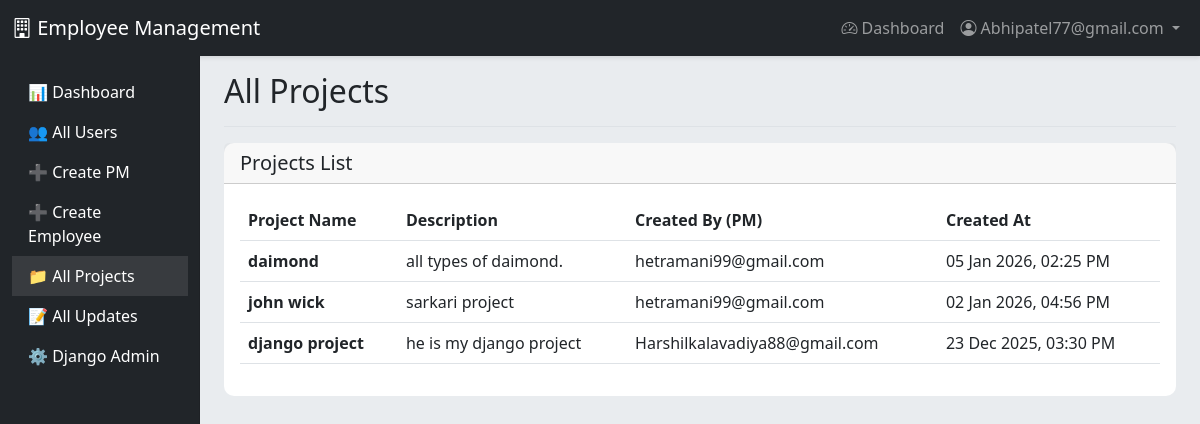
Page /projects/ (signed in) on the committed database.
### accounts/models.py (models this page shows, shortened)
class User(AbstractUser):
    ROLE_CHOICES = (
        ('EMPLOYEE', 'Employee'),
        ('PM', 'Project Manager'),
        ('ADMIN', 'Admin'),
    )
    username = None
    email = models.EmailField(unique=True)
    role = models.CharField(max_length=10, choices=ROLE_CHOICES, default='EMPLOYEE')
    profile_image = models.ImageField(upload_to='profiles/', null=True, blank=True)
    is_verified = models.BooleanField(default=False)
    verification_token = models.CharField(max_length=100, blank=True)
    created_by = models.ForeignKey('self', on_delete=models.SET_NULL, null=True, blank=True, related_name='created_users')
    USERNAME_FIELD = 'email'
    REQUIRED_FIELDS = []
    objects = UserManager()
    class Meta:
        db_table = 'users'
        verbose_name = 'User'
        verbose_name_plural = 'Users'

class Project(models.Model):
    name = models.CharField(max_length=200)
    description = models.TextField(blank=True)
    created_by = models.ForeignKey(User, on_delete=models.CASCADE, limit_choices_to={'role': 'PM'}, related_name='projects')
    created_at = models.DateTimeField(auto_now_add=True)
    updated_at = models.DateTimeField(auto_now=True)
    class Meta:
        db_table = 'projects'
        ordering = ['-created_at']
        verbose_name = 'Project'
        verbose_name_plural = 'Projects'

### accounts/views.py (the view)
    def wrapper(request, *args, **kwargs):
        if not request.user.is_authenticated or request.user.role != 'ADMIN':
            messages.error(request, 'Access denied. Admin only.')
            return redirect('dashboard')
        return view_func(request, *args, **kwargs)

### accounts/views.py (called while the page is built)
def admin_required(view_func):
    def wrapper(request, *args, **kwargs):
        if not request.user.is_authenticated or request.user.role != 'ADMIN':
            messages.error(request, 'Access denied. Admin only.')
            return redirect('dashboard')
        return view_func(request, *args, **kwargs)
    return wrapper

@login_required
@admin_required
def admin_projects_list(request):
    projects = Project.objects.all().order_by('-created_at')
    return render(request, 'admin_projects_list.html', {'projects': projects})

### accounts/templates/admin_projects_list.html (shortened to what this page needs)
{% extends 'base.html' %}
{% load static %}
{% block content %}
<div class="container-fluid">
    <div class="row">
        <nav class="col-md-2 d-md-block bg-dark sidebar vh-100 position-fixed" style="top: 56px;">
            <div class="position-sticky pt-3">
                <ul class="nav flex-column">
                    <li class="nav-item">
                        <a class="nav-link text-white" href="{% url 'dashboard' %}">
                            📊 Dashboard
                        </a>
                    </li>
                    <li class="nav-item">
                        <a class="nav-link text-white" href="{% url 'admin_users_list' %}">
                            👥 All Users
                        </a>
                    </li>
                    <li class="nav-item">
                        <a class="nav-link text-white" href="{% url 'pm_create' %}">
                            ➕ Create PM
                        </a>
                    </li>
                    <li class="nav-item">
                        <a class="nav-link text-white" href="{% url 'admin_create_employee' %}">
                            ➕ Create Employee
                        </a>
                    </li>
                    <li class="nav-item">
                        <a class="nav-link text-white active" href="{% url 'admin_projects_list' %}">
                            📁 All Projects
                        </a>
                    </li>
                    <li class="nav-item">
                        <a class="nav-link text-white" href="{% url 'admin_updates_list' %}">
                            📝 All Updates
                        </a>
                    </li>
                    <li class="nav-item">
                        <a class="nav-link text-white" href="/admin/" target="_blank">
                            ⚙️ Django Admin
                        </a>
                    </li>
                </ul>
            </div>
        </nav>
        <main class="col-md-10 ms-sm-auto px-md-4" style="margin-left: 16.66667%;">
            <div class="d-flex justify-content-between flex-wrap flex-md-nowrap align-items-center pt-3 pb-2 mb-3 border-bottom">
                <h1 class="h2">All Projects</h1>
            </div>
            <div class="card">
                <div class="card-header">
                    <h5 class="mb-0">Projects List</h5>
                </div>
                <div class="card-body">
                    <div class="table-responsive">
                        <table class="table table-hover">
                            <thead>
                                <tr>
                                    <th>Project Name</th>
                                    <th>Description</th>
                                    <th>Created By (PM)</th>
                                    <th>Created At</th>
                                </tr>
                            </thead>
                            <tbody>
                                {% for project in projects %}
                                <tr>
                                    <td><strong>{{ project.name }}</strong></td>
                                    <td>{{ project.description|truncatewords:20 }}</td>
                                    <td>{{ project.created_by.email }}</td>
                                    <td>{{ project.created_at|date:"d M Y, h:i A" }}</td>
                                </tr>
                                {% empty %}
                                <tr>
                                    <td colspan="4" class="text-center text-muted">
                                        No projects created yet
                                    </td>
                                </tr>
                                {% endfor %}
                            </tbody>
                        </table>
                    </div>
                </div>
            </div>
        </main>
    </div>
</div>
{% endblock %}

### accounts/templates/base.html (shortened to what this page needs)
<!DOCTYPE html>
<html lang="en">
<head>
    <link href="https://cdn.jsdelivr.net/npm/bootstrap@5.3.0/dist/css/bootstrap.min.css" rel="stylesheet">
    <link rel="stylesheet" href="https://cdn.jsdelivr.net/npm/bootstrap-icons@1.11.0/font/bootstrap-icons.css">
</head>
<body>
    <nav class="navbar navbar-expand-lg navbar-dark bg-dark">
        <div class="container-fluid">
            <a class="navbar-brand" href="{% url 'dashboard' %}">
                <i class="bi bi-building"></i> Employee Management
            </a>
            {% if user.is_authenticated %}
                <div class="collapse navbar-collapse" id="navbarNav">
                    <ul class="navbar-nav ms-auto">
                        <li class="nav-item">
                            <a class="nav-link" href="{% url 'dashboard' %}">
                                <i class="bi bi-speedometer2"></i> Dashboard
                            </a>
                        </li>
                        <li class="nav-item dropdown">
                            <a class="nav-link dropdown-toggle" href="#" id="navbarDropdown" role="button" data-bs-toggle="dropdown">
                                <i class="bi bi-person-circle"></i> {{ user.email }}
                            </a>
                        </li>
                    </ul>
                </div>
            {% endif %}
        </div>
    </nav>
    <main>
        {% block content %}{% endblock %}
    </main>
</body>
</html>

### accounts/templates/base.html (style rules this page uses)
body { background: #f8f9fa; }
.navbar { box-shadow: 0 2px 4px rgba(0,0,0,0.1); }
.card { border-radius: 10px; border: none; }

### accounts/templates/admin_projects_list.html (style rules this page uses)
body { background-color: #e9ecef !important; }
.sidebar { box-shadow: inset -1px 0 0 rgba(0, 0, 0, .1); }
.sidebar .nav-link { font-weight: 500; color: rgba(255, 255, 255, .8); }
.sidebar .nav-link.active { color: #fff; background-color: rgba(255, 255, 255, .1); }

### rows in the picture
User: email "Abhipatel77@gmail.com"
Project: name "daimond", description "all types of daimond.", created_by.email "hetramani99@gmail.com", created_at "05 Jan 2026, 02:25 PM"
Project: name "john wick", description "sarkari project", created_by.email "hetramani99@gmail.com", created_at "02 Jan 2026, 04:56 PM"
Project: name "django project", description "he is my django project", created_by.email "Harshilkalavadiya88@gmail.com", created_at "23 Dec 2025, 03:30 PM"
